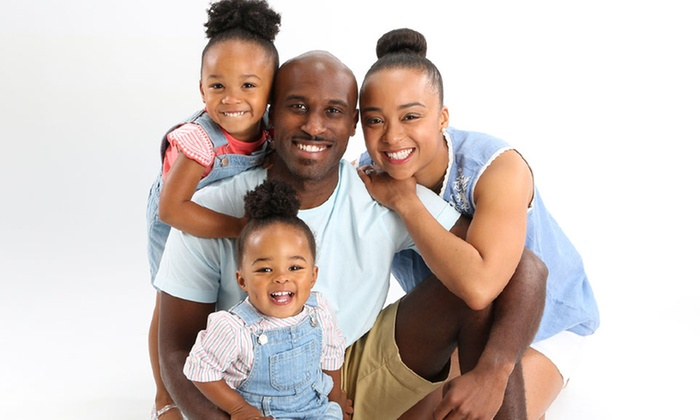
#> input picture Python/faceRecognition/medias/faces.jpeg, 700 x 420 px
$ python -i faceRecognition.py   (imports and definitions only)
#> lines starting #> are read from the running program, lines starting #| are printed output that depends on the picture
# Import
import cv2 as cv

# Constantes
# Image ou vidéo
IMG_OR_VID = False
# Vidéo ou webcam
VID_OR_CAM = False
# Dessiner le rectangle pour signaler le visage ou pas
DRAW_RECT_FACE = False
# Dossiers
FOLDER_MEDIAS = 'medias/'
FOLDER_HAAR_CASCADE = 'haarCascade/'
# Fichiers
FILENAME_IMG = FOLDER_MEDIAS + 'faces.jpeg'
FILENAME_VID = FOLDER_MEDIAS + 'faces.mp4'
FILENAME_MASK = FOLDER_MEDIAS + 'mask.png'
# Masque
# [1 line not run here, left out]
# Rectangle pour signaler les visages
RECT_FACE_COLOR = (255, 0, 0)
RECT_FACE_THICKNESS = 2
# Paramètres de la détection de visage
PARAM_FACE_DETECT_SCALE_FACTOR = 1.1
PARAM_FACE_DETECT_MIN_NEIGHBORS = 15
# Paramètres de la détection de bouche
PARAM_MOUTH_DETECT_SCALE_FACTOR = 1.7
PARAM_MOUTH_DETECT_MIN_NEIGHBORS = 11
# Charger les fichiers permettant de reconnaître les visages
FACE_CASCADE = cv.CascadeClassifier(cv.data.haarcascades + "haarcascade_frontalface_default.xml")
MOUTH_CASCADE = cv.CascadeClassifier(FOLDER_HAAR_CASCADE + "haarcascade_mouth.xml")

# Fonctions

# Dessiner des rectangles sur les endroits donnés
# [6 lines left out: function drawRect, not called in this run]

# Dessiner des rectangles sur les bouches trouvées
def drawMask(mouths, img):
	# Pouvoir accéder à la variable globale (déclarée en globale pour éviter de devoir charger l'image à chaque fois)
	global MASK

	# Parcourir les bouches
	for (x, y, w, h) in mouths:
		# Dimensionner le masque pour prendre la moitié du visage
		MASK = cv.resize(MASK, (w, h))
		# Copier le masque sur la bouche
		img[y:y+h, x:x+w] = cv.addWeighted(img[y:y+h, x:x+w], 1, MASK, 1, 0)

	return img

# Cette fonction détecte les visages sur l'image donnée en argument
def detectFace(grayImg):
	# Détection des visages
	return FACE_CASCADE.detectMultiScale(grayImg, PARAM_FACE_DETECT_SCALE_FACTOR, PARAM_FACE_DETECT_MIN_NEIGHBORS)

# Cette fonction détecte la bouche sur l'image donnée en argument
def detectMouth(faces, grayImg):
	mouths = []
	# Parcourir les visages
	for (x, y, w, h) in faces:
		# Récupérer seulement le visage
		cropped = grayImg[y:y+h, x:x+w] # Indexation numpy : (y, x)
		# Détection de la bouche
		mouth = MOUTH_CASCADE.detectMultiScale(cropped, PARAM_MOUTH_DETECT_SCALE_FACTOR, PARAM_MOUTH_DETECT_MIN_NEIGHBORS)

		# Une bouche a été trouvée
		if type(mouth) is not tuple:
			midHeight = int(h/2)
			# Prendre en compte la position de la bouche dans l'image d'origine
			mouth[0][0] = x
			mouth[0][1] = y + midHeight
			mouth[0][2] = w
			mouth[0][3] = midHeight
			# Ajouter une seule bouche
			mouths.append(mouth[0])

	return mouths

# Sur l'image donnée, trouve les visages, les bouches et ajoute un masque
def detecFaceAndAddMask(img):
	# Transformer l'image en RGBA
	img = cv.cvtColor(img, cv.COLOR_RGB2RGBA)
	# Convertir l'image en niveau de gris
	gray = cv.cvtColor(img, cv.COLOR_BGR2GRAY)
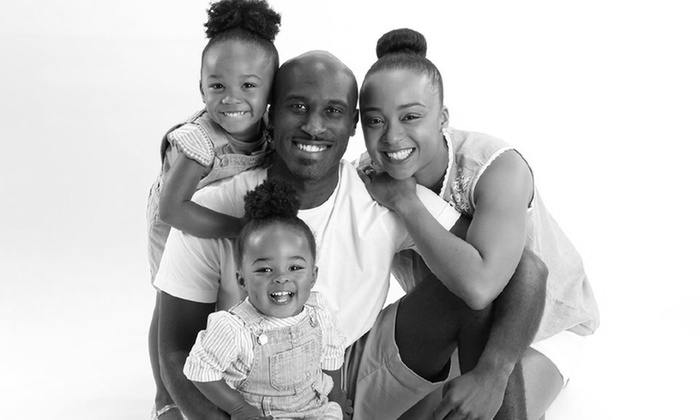
#> gray: shape (420, 700); min 1, max 255, mean 194.6

	# Détecter les visages sur l'image
	faces = detectFace(gray)
#> faces = [[194, 54, 81, 81], [237, 233, 88, 88]]
	# Détecter les bouches sur l'image
	mouths = detectMouth(faces, gray)
#> the loop in detectMouth, `for (x, y, w, h) in faces:` made 2 passes
#> pass 1, in detectMouth, `cropped = grayImg[y:y+h, x:x+w]`:
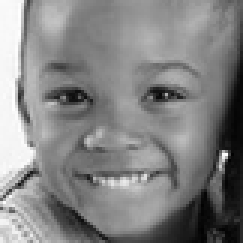
#> cropped: shape (81, 81) (shown 3 times larger); min 2, max 254, mean 130.8
#> pass 2, in detectMouth, `cropped = grayImg[y:y+h, x:x+w]`:
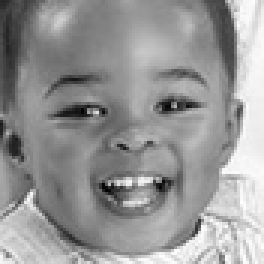
#> cropped: shape (88, 88) (shown 3 times larger); min 3, max 254, mean 150.6
#> after the loop in detectMouth, `for (x, y, w, h) in faces:`: mouths = []
#> mouths = []

	# Dessiner un rectangle sur chaque visage
	if DRAW_RECT_FACE:
		img = drawRect(faces, img)
	# Dessiner un masque sur chaque bouche
	img = drawMask(mouths, img)

	# Affichage
	cv.imshow('Mask', img)

# Pour une image
# [44 lines left out: functions img, video, main, not called in this run]

# Lancer la fonction main de base
# [2 lines not run here, left out]

>>> import cv2
>>> picture = cv2.cvtColor(cv2.imread('medias/faces.jpeg'), cv2.COLOR_BGR2RGB)
>>> result = detecFaceAndAddMask(picture)
